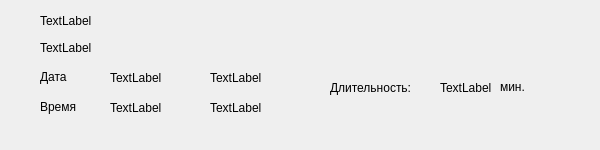
<?xml version="1.0" encoding="UTF-8"?>
<ui version="4.0">
 <class>Form</class>
 <widget class="QWidget" name="Form">
  <property name="geometry">
   <rect>
    <x>0</x>
    <y>0</y>
    <width>600</width>
    <height>150</height>
   </rect>
  </property>
  <property name="sizePolicy">
   <sizepolicy hsizetype="Preferred" vsizetype="Fixed">
    <horstretch>0</horstretch>
    <verstretch>0</verstretch>
   </sizepolicy>
  </property>
  <property name="minimumSize">
   <size>
    <width>600</width>
    <height>150</height>
   </size>
  </property>
  <property name="maximumSize">
   <size>
    <width>620</width>
    <height>150</height>
   </size>
  </property>
  <property name="windowTitle">
   <string>Form</string>
  </property>
  <property name="styleSheet">
   <string notr="true">ScrollWgt {
    border: 2px solid red;
    border-radius: 5px; /* Если хотите скругленные углы */
}</string>
  </property>
  <widget class="QLabel" name="label">
   <property name="geometry">
    <rect>
     <x>40</x>
     <y>10</y>
     <width>191</width>
     <height>21</height>
    </rect>
   </property>
   <property name="text">
    <string>TextLabel</string>
   </property>
  </widget>
  <widget class="QLabel" name="label_2">
   <property name="geometry">
    <rect>
     <x>40</x>
     <y>40</y>
     <width>191</width>
     <height>16</height>
    </rect>
   </property>
   <property name="text">
    <string>TextLabel</string>
   </property>
  </widget>
  <widget class="QLabel" name="label_3">
   <property name="geometry">
    <rect>
     <x>40</x>
     <y>70</y>
     <width>47</width>
     <height>14</height>
    </rect>
   </property>
   <property name="text">
    <string>Дата</string>
   </property>
  </widget>
  <widget class="QLabel" name="label_4">
   <property name="geometry">
    <rect>
     <x>40</x>
     <y>100</y>
     <width>47</width>
     <height>14</height>
    </rect>
   </property>
   <property name="text">
    <string>Время</string>
   </property>
  </widget>
  <widget class="QLabel" name="label_5">
   <property name="geometry">
    <rect>
     <x>110</x>
     <y>70</y>
     <width>81</width>
     <height>16</height>
    </rect>
   </property>
   <property name="text">
    <string>TextLabel</string>
   </property>
  </widget>
  <widget class="QLabel" name="label_6">
   <property name="geometry">
    <rect>
     <x>110</x>
     <y>100</y>
     <width>91</width>
     <height>16</height>
    </rect>
   </property>
   <property name="text">
    <string>TextLabel</string>
   </property>
  </widget>
  <widget class="QLabel" name="label_7">
   <property name="geometry">
    <rect>
     <x>330</x>
     <y>80</y>
     <width>101</width>
     <height>16</height>
    </rect>
   </property>
   <property name="text">
    <string>Длительность:</string>
   </property>
  </widget>
  <widget class="QLabel" name="label_8">
   <property name="geometry">
    <rect>
     <x>440</x>
     <y>80</y>
     <width>71</width>
     <height>16</height>
    </rect>
   </property>
   <property name="text">
    <string>TextLabel</string>
   </property>
  </widget>
  <widget class="QLabel" name="label_9">
   <property name="geometry">
    <rect>
     <x>210</x>
     <y>70</y>
     <width>81</width>
     <height>16</height>
    </rect>
   </property>
   <property name="text">
    <string>TextLabel</string>
   </property>
  </widget>
  <widget class="QLabel" name="label_10">
   <property name="geometry">
    <rect>
     <x>210</x>
     <y>100</y>
     <width>81</width>
     <height>16</height>
    </rect>
   </property>
   <property name="text">
    <string>TextLabel</string>
   </property>
  </widget>
  <widget class="QLabel" name="label_11">
   <property name="geometry">
    <rect>
     <x>500</x>
     <y>80</y>
     <width>47</width>
     <height>14</height>
    </rect>
   </property>
   <property name="text">
    <string>мин.</string>
   </property>
  </widget>
 </widget>
 <resources/>
 <connections/>
</ui>
